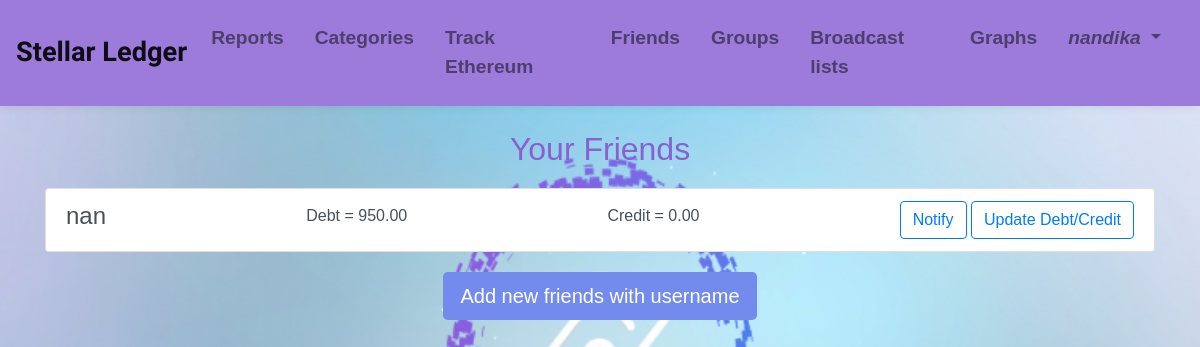
The app's page /friends/viewfriend/ (signed in) with its own data.
### friends/models.py (models this page shows)
class Friend(models.Model):
    user = models.ForeignKey(User, on_delete=models.CASCADE)
    friend_username = models.CharField(max_length=20)
    debt = models.DecimalField(default=0.00, decimal_places=2, max_digits=10, blank=True)
    credit = models.DecimalField(default=0.00, decimal_places=2, max_digits=10, blank=True)
    date = models.DateField(default=date.today(), blank=True)
    due_date = models.DateField(null=True, blank=True)

### friends/views.py (called while the page is built)
@verified_email_required
def view_friends(request):
    friend = Friend.objects.filter(user=request.user)
    return render(request, "friends/friends.html", context={
        'friend': friend
    })

### templates/friends/friends.html (shortened to what this page needs)
{% extends '../base.html' %}
{% block content %}
<div class="container">
    <br>
    <h2>Your Friends</h2>
    <ul class="list-group">
        {% for f in friend %}
        <li class="list-group-item">
            <h4>{{ f.friend_username }}</h4>
            <h6>Debt = {{ f.debt }}</h6>
            <h6>Credit = {{ f.credit }}</h6>
            <div>
                <button class="btn btn-outline-primary">
                    <a href="{% url 'notify' f.friend_username %}">Notify</a>
                </button>
                <button class="btn btn-outline-primary">
                    <a href="{% url 'adddebt' f.friend_username %}">Update Debt/Credit</a>
                </button>
            </div>
        </li>
        {% endfor %}
    </ul>
    <div class="d-flex align-items-center justify-content-center">
        <button type="button" class="btn btn-lg">
            <a href="{% url 'addfriend' %}" style="color: #fff;">Add new friends with username</a>
        </button>
    </div>
</div>
{% endblock %}

### templates/base.html (shortened to what this page needs)
{% load static %}
<!DOCTYPE html>
<html lang="en">
<head>
    <link rel="stylesheet" href="{% static 'styles.css' %}">
    <link rel="stylesheet" href="https://cdn.jsdelivr.net/npm/bootstrap@4.4.1/dist/css/bootstrap.min.css">
</head>
<body style="
    background-image: url('static/imgs/bg.png');
    height: 100vh;
    width: 100vw;
    background-repeat: no-repeat;
    background-size: 100% 100%;
">
    <nav class="navbar navbar-expand-lg navbar-light">
        <a style="font-family: Sofia, sans-serif; font-size: 170%;" class="navbar-brand" href="{% url 'home' %}">Stellar Ledger</a>
          <div class="collapse navbar-collapse justify-content-center" id="navbarNavDropdown" style=" font-size: 120%; font-weight: bold;">
            <ul class="navbar-nav">
              <li class="nav-item">
                <a class="nav-link" href="{% url 'viewTransaction' %}">Reports</a>
              </li>
              <li class="nav-item">
                <a class="nav-link" href="{% url 'viewCategories' %}">Categories</a>
              </li>
              <li class="nav-item">
                <a class="nav-link" href="{% url 'eth' %}">Track Ethereum</a>
              </li>
              <li class="nav-item">
                <a class="nav-link" href="{% url 'viewFriend' %}">Friends</a>
              </li>
              <li class="nav-item">
                <a class="nav-link" href="{% url 'view_expense_groups' %}">Groups</a>
              </li>
              <li class="nav-item">
                <a class="nav-link" href="{% url 'viewGroup' %}">Broadcast lists</a>
              </li>
              <li class="nav-item">
                <a class="nav-link" href="#graph">Graphs</a>
              </li>
              {% if user.is_authenticated %}
              <li class="nav-item dropdown">
                <button class="nav-link dropdown-toggle" onclick="dropdown()" data-toggle="dropdown" aria-haspopup="true" aria-expanded="false" style="background-color: #9c7bda;">
                  <i class="fas fa-user">{{ user.username }}</i>
                </button>
              </li>
              {% else %}
              <li class="nav-item">
                <a class="nav-link" href="{% url 'account_login' %}">login</a>
              </li>
              {% endif %}
            </ul>
          </div>
        </nav>
    {% block content %}
    {% endblock %}
</body>
</html>

### static/styles.css (style rules this page uses)
button { border: none; }

### templates/base.html (style rules this page uses)
body { font-family: 'Poppins', sans-serif; }
.navbar { background-color: #9c7bda; padding: 1rem; box-shadow: 0 0 10px rgba(0, 0, 0, 0.1); }
.navbar-brand { color: #ffffff; font-size: 1.5rem; font-weight: bold; }
.navbar-nav .nav-item { margin-right: 15px; }
.navbar-nav .nav-link { color: #ffffff; font-weight: bold; transition: color 0.3s ease; }

### templates/friends/friends.html (style rules this page uses)
body { font-family: 'Arial', sans-serif; background-color: #f8f9fa; color: #495057; }
h2 { font-family: 'Montserrat', sans-serif; color: #8860d0; text-align: center; }
.list-group { margin-top: 20px; }
.list-group-item { display: flex; justify-content: space-between; align-items: center; }
.btn-lg { background-color: #738bec; color: #fff; margin-top: 20px; }

### records on screen
Friend: friend_username "nan", debt "950.00", credit "0.00"

### other values on screen
{{ user.username }} "nandika"
